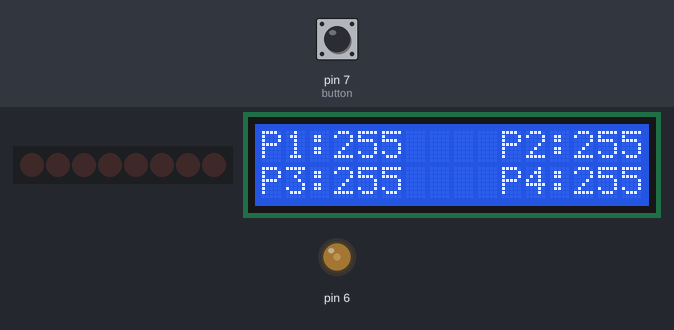
A sketch run on a simulated Arduino Uno, built with avr-gcc and run on an emulated ATmega328P. Shown: 8 port-expander outputs drawn as a row of LEDs (first output left, lit = HIGH), 16×2 character LCD, output pins drawn as LEDs (lit = HIGH). Wiring (inferred from the names in the program): PCF8574 port expander at I2C address 0x38. Wiring (inferred from the signals the program sends): row of LEDs: on Q0, Q1, Q2, Q3, Q4, Q5, Q6, Q7. Inputs (shaded band) come from the test bench; at power-on: pin 7 (button) LOW. Random numbers use the default seed unless the sketch sets one; EEPROM starts erased; what the sketch prints to the serial monitor is not drawn.

Above: at 1.2 s.
1.3 s: pin 7 (button) pulled HIGH for 0.15 s
At 1.35 s:
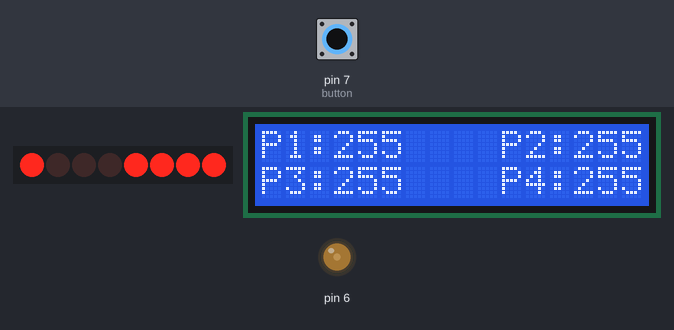
At 10.6 s:
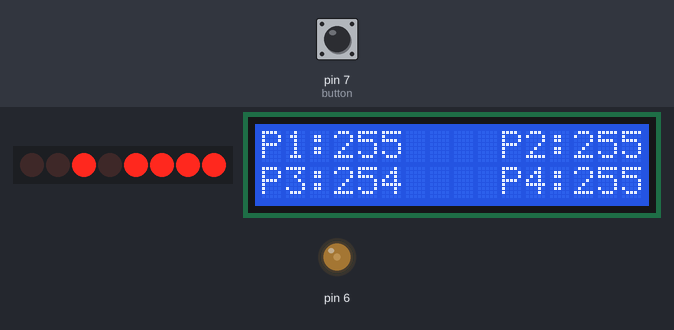
Timing chart, 0 to 10.8 s (numbered marks = the images above; inputs shaded):
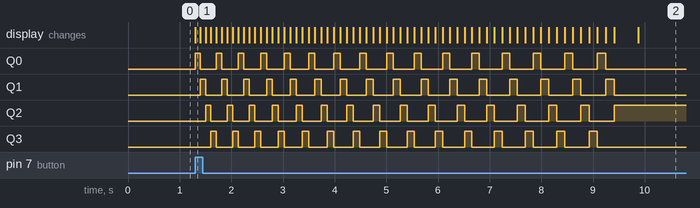

The sketch:

p3_prizes.ino
```cpp
#include <math.h>
#include <Wire.h>
#include <avr/wdt.h>
#include <EEPROM.h>
#include <LiquidCrystal.h>

LiquidCrystal lcd(12, 11, 5, 4, 3, 2);

const int button = 7;

const String P1 = "P1:";
const String P2 = "P2:";
const String P3 = "P3:";
const String P4 = "P4:";
const String PRIX = "Su premio es el ";
const String NONE_LEFT = "No quedan premios";

const unsigned int debounce_time = 150;
unsigned long last_bounce = millis();

const int expander = 0x38;
byte current_led = 0x7;

byte prizes[4] = {1,2,5,10};

void setup() {
    randomSeed(analogRead(0));
    Wire.begin();
    Serial.begin(9600);
    pinMode(button, INPUT);
    // Contrast for LCD
    analogWrite(6,60);
    //resetPrizes();
    checkPrizes();
    showPrizes();
}

void resetPrizes() {
    Serial.println("Writing 0 to reset");
    EEPROM.write(0, 0);
}

void checkPrizes() {
    if (EEPROM.read(0) == 0x0) {
        Serial.println("Writing 1 to avoid reset");
        EEPROM.write(0, 0x1);
        for (int i = 1; i < 5; i++) {
            EEPROM.write(i, prizes[i - 1]);
        }
    } else {
        Serial.println("There was a 1");
        for (int i = 1; i < 5; i++) {
            prizes[i - 1] = EEPROM.read(i);
        }
    }
}

void updatePrizes(int n) {
    prizes[n - 1] -= 1;
    EEPROM.write(n, prizes[n - 1]);
}

int selectPrize() {
    int sum = prizes[0] + prizes[1] + prizes[2] + prizes[3];
    if (sum == 0) {
        return 0;
    }
    int luck = random(1, sum);
    int prize = 0;
    if (luck <= prizes[0]) {
        prize = 1;
    } else if (luck <=  (prizes[0] + prizes[1])) {
        prize = 2;
    } else if (luck <=  (prizes[0] + prizes[1] + prizes[2])) {
        prize = 3;
    } else {
        prize = 4;
    }

    return prize;
}

byte nextLed() {
    if (current_led == 0x7) {
        current_led = 0xE;
    } else {
        current_led -= 0xF - current_led;
    }
}

void switchNextLed() {
    nextLed();
    Wire.beginTransmission(expander);
    Wire.write(current_led);
    Wire.endTransmission(expander);
}

void brakeTo(int endingLed) {
    byte endLedHex = 0xF - (pow(2, endingLed - 1));
    while (current_led != endLedHex) {
        switchNextLed();
        delay(400);
    }
}

void rollTo(int endingLed) {
    unsigned int elapsed = 0;
    int step = 100;
    while (elapsed < 8000) {
        switchNextLed();
        elapsed += step;
        delay(step);
        step += 1;
    }
    brakeTo(endingLed);
}

void pressedButton() {
    while (true) {
        if (digitalRead(button)) {
            unsigned long since_bounce = millis() - last_bounce;
            if (since_bounce < debounce_time) {
                delay(debounce_time - since_bounce);
            } else {
                break;
            }
        }
    }
    last_bounce = millis();
}

boolean isPressed() {
    if (millis() - last_bounce > debounce_time) {
        if (digitalRead(button)) {
            last_bounce = millis();
            return true;
        }
    }
    return false;
}

void showPrizes() {
    lcd.begin(16, 2);
    lcd.setCursor(0, 0);
    lcd.print(P1 + prizes[0]);
    lcd.setCursor(10, 0);
    lcd.print(P2 + prizes[1]);
    lcd.setCursor(0, 1);
    lcd.print(P3 + prizes[2]);
    lcd.setCursor(10, 1);
    lcd.print(P4 + prizes[3]);
}

void loop() {
    if (isPressed()) {
        int prize = selectPrize();
        if (prize == 0) {
            Serial.println(NONE_LEFT);
            return;
        }
        rollTo(prize);
        Serial.print(PRIX + prize);
        updatePrizes(prize);
        showPrizes();
    }
}
```

Measured:
- after the input at 1.3 s, Q0: LOW → HIGH at once, then repeats every 0.41 s: LOW 0.31 s, HIGH 0.10 s, until it stays LOW from 9.2 s; Q1: LOW → HIGH after 0.10 s, then repeats every 0.41 s: LOW 0.31 s, HIGH 0.11 s, until it stays LOW from 9.4 s
